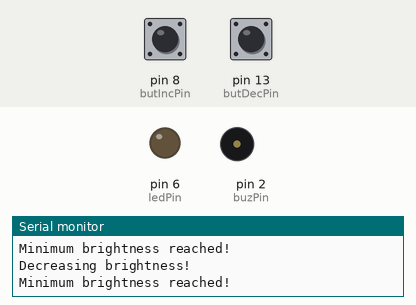
The sketch below on a simulated Arduino Uno, built with avr-gcc and run on an emulated ATmega328P. Shown: output pins drawn as LEDs (lit = HIGH), buzzer (waves = sounding, pin HIGH), the last lines printed to the serial monitor. The test bench sets the inputs (shaded band); at power-on: pin 8 (butIncPin) LOW, pin 13 (butDecPin) HIGH.

Above: at 3.8 s.
3.9 s: pin 8 (butIncPin) pulled HIGH for 1.8 s
7.4 s: pin 13 (butDecPin) pulled LOW for 1.8 s
10.9 s: pin 8 (butIncPin) driven HIGH and pin 13 (butDecPin) driven LOW
At 11.4 s:
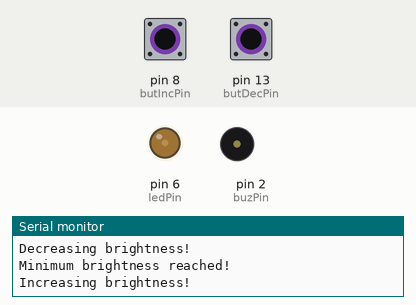
14.4 s: pin 8 (butIncPin) driven LOW
At 15.6 s:
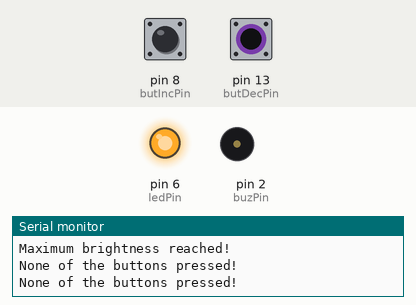
16.5 s: pin 13 (butDecPin) driven HIGH
At 17.4 s:
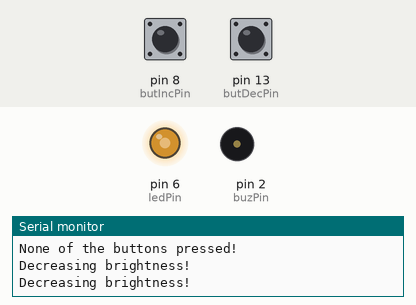
20.5 s: pin 13 (butDecPin) driven LOW
At 21.2 s:
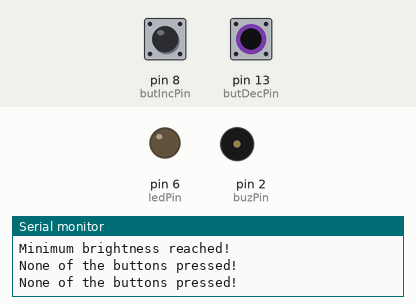
Timing chart, 0 to 23.5 s (numbered marks = the images above; inputs shaded):
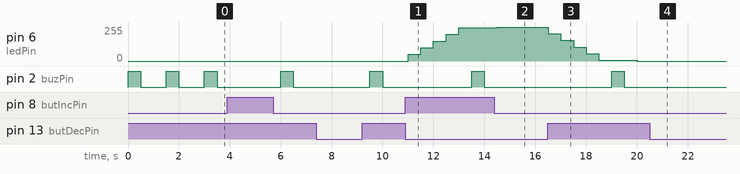

Measured:
- after the input at 10.9 s, pin 6 (ledPin): moves from 0/255 to 250/255 over 2.0 s, starting after 0.10 s
- after the input at 14.4 s, pin 2 (buzPin): stays LOW (without the input it goes to HIGH after 0.61 s)
- after the input at 16.5 s, pin 6 (ledPin): moves from 255/255 to 0/255 over 3.5 s, starting at once; pin 2 (buzPin): LOW → HIGH after 2.5 s, → LOW 0.50 s later
- after the input at 20.5 s, pin 2 (buzPin): stops changing and stays LOW
- by itself, pin 2 (buzPin): alternates HIGH for 0.50 s and LOW for 1.0 s

The sketch:

PushButton.ino
```cpp
int butIncPin = 8;
int butDecPin = 13;
int butIncVal;
int butDecVal;
int buzPin = 2;
int ledPin = 6;
int delayTime = 500;
int brightness = 0;
int step = 50;

void setup() {
  pinMode(ledPin, OUTPUT);
  pinMode(buzPin, OUTPUT);
  pinMode(butIncPin, INPUT);
  pinMode(butDecPin, INPUT);
  Serial.begin(9600);
}

void loop() {
  butIncVal = digitalRead(butIncPin);
  butDecVal = digitalRead(butDecPin);

  if (butIncVal == HIGH && butDecVal == LOW) {
    Serial.println("Increasing brightness!");
    increaseBrightness();
  } else if (butIncVal == LOW && butDecVal == HIGH) {
    Serial.println("Decreasing brightness!");
    decreaseBrightness();
  } else if (butIncVal == HIGH && butDecVal == HIGH) {
    Serial.println("Both buttons pressed!");
  } else {
    Serial.println("None of the buttons pressed!");
  }

  analogWrite(ledPin, brightness);
  delay(delayTime);
}

void increaseBrightness() {
  brightness += step;
  if (brightness > 255) {
    brightness = 255;
    Serial.println("Maximum brightness reached!");
    ringBuzzer();
  }
}

void decreaseBrightness() {
  brightness -= step;
  if (brightness < 0) {
    brightness = 0;
    Serial.println("Minimum brightness reached!");
    ringBuzzer();
  }
}

void ringBuzzer() {
  digitalWrite(buzPin, HIGH);
  delay(delayTime);
  digitalWrite(buzPin, LOW);
  delay(delayTime);
}
```
